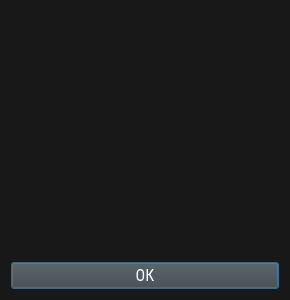
<?xml version="1.0" encoding="UTF-8"?>
<ui version="4.0">
 <class>Dialog</class>
 <widget class="QDialog" name="Dialog">
  <property name="geometry">
   <rect>
    <x>0</x>
    <y>0</y>
    <width>290</width>
    <height>300</height>
   </rect>
  </property>
  <property name="minimumSize">
   <size>
    <width>290</width>
    <height>300</height>
   </size>
  </property>
  <property name="maximumSize">
   <size>
    <width>290</width>
    <height>300</height>
   </size>
  </property>
  <property name="windowTitle">
   <string>Ошибка</string>
  </property>
  <property name="styleSheet">
   <string notr="true">background-color:  rgb(24, 24, 24);</string>
  </property>
  <layout class="QVBoxLayout" name="verticalLayout">
   <item>
    <widget class="QLabel" name="label">
     <property name="font">
      <font>
       <family>Roboto Condensed</family>
       <pointsize>36</pointsize>
       <weight>9</weight>
       <italic>false</italic>
       <bold>false</bold>
      </font>
     </property>
     <property name="layoutDirection">
      <enum>Qt::LeftToRight</enum>
     </property>
     <property name="autoFillBackground">
      <bool>false</bool>
     </property>
     <property name="styleSheet">
      <string notr="true">font: 75 36pt &quot;Roboto Condensed&quot;;
color: rgb(255, 255, 255);</string>
     </property>
     <property name="text">
      <string/>
     </property>
     <property name="alignment">
      <set>Qt::AlignCenter</set>
     </property>
     <property name="wordWrap">
      <bool>true</bool>
     </property>
    </widget>
   </item>
   <item>
    <widget class="QPushButton" name="pushButton">
     <property name="font">
      <font>
       <family>Roboto Condensed</family>
       <pointsize>12</pointsize>
      </font>
     </property>
     <property name="styleSheet">
      <string notr="true">background-color: rgb(66, 66, 66);
color: rgb(255, 255, 255);</string>
     </property>
     <property name="text">
      <string>ОК</string>
     </property>
    </widget>
   </item>
  </layout>
 </widget>
 <resources/>
 <connections>
  <connection>
   <sender>pushButton</sender>
   <signal>clicked()</signal>
   <receiver>Dialog</receiver>
   <slot>close()</slot>
   <hints>
    <hint type="sourcelabel">
     <x>144</x>
     <y>277</y>
    </hint>
    <hint type="destinationlabel">
     <x>144</x>
     <y>149</y>
    </hint>
   </hints>
  </connection>
 </connections>
</ui>
